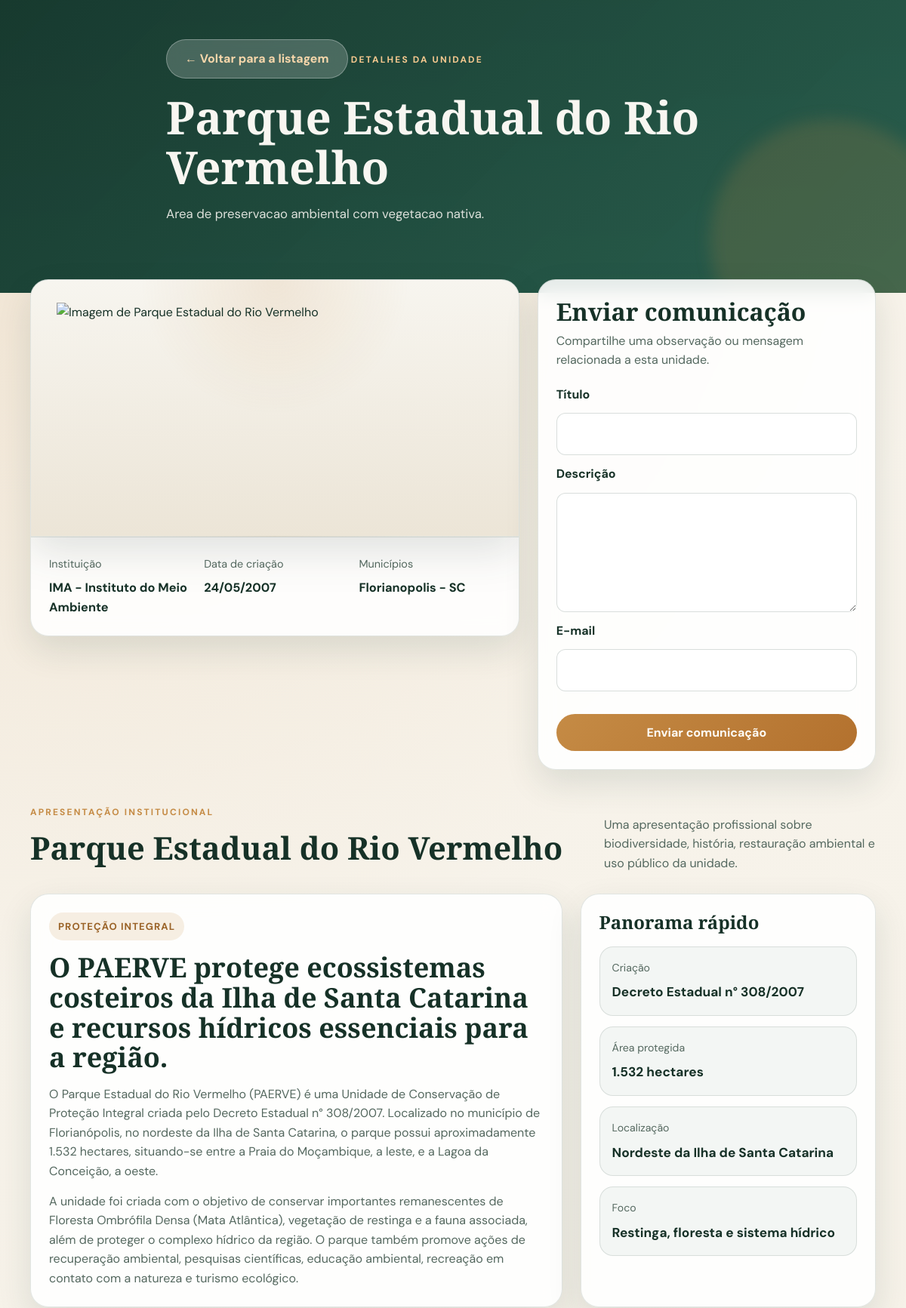
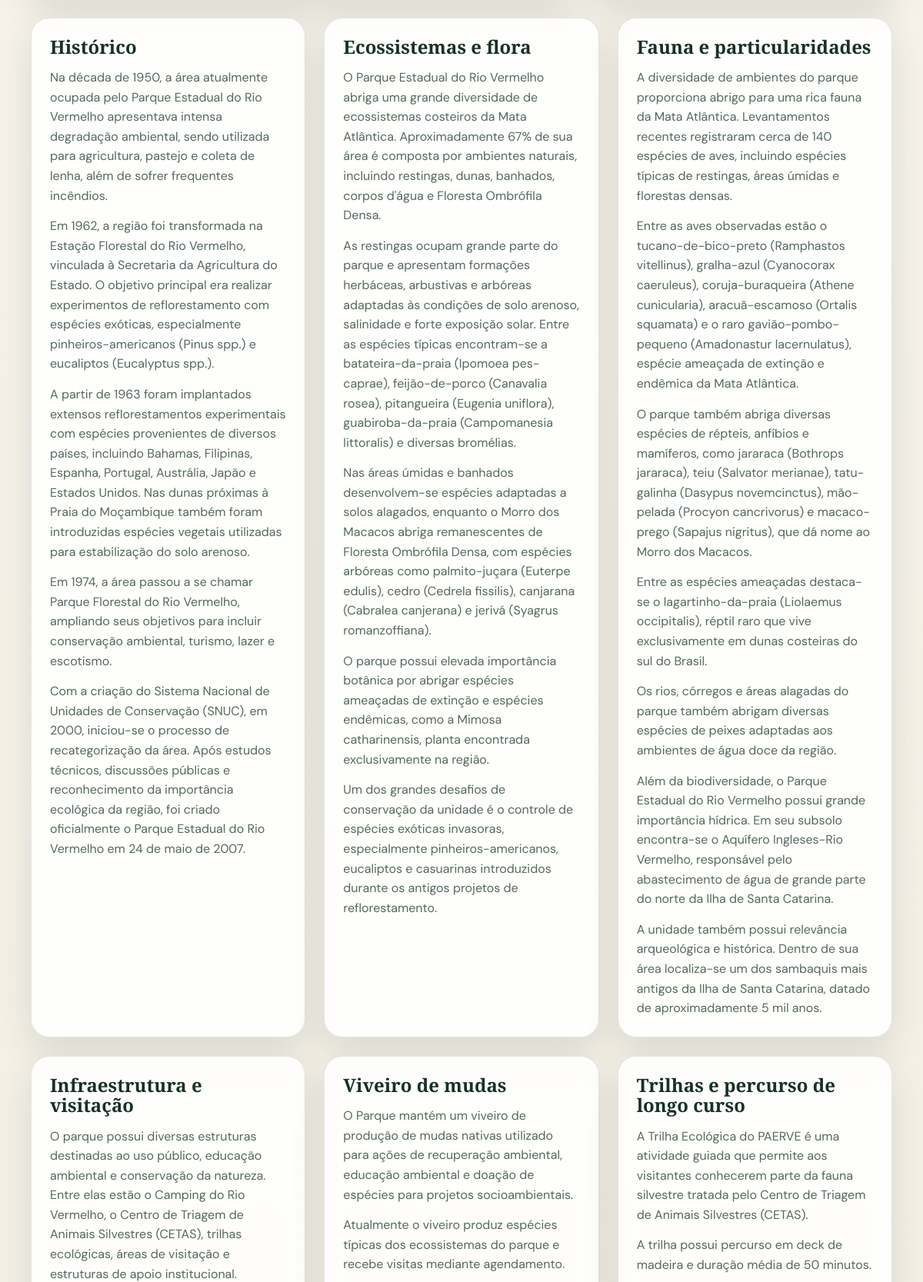
Page /detalhes.php?id=3 (upper part) on the committed database (2 pictures, top to bottom).
### tables this page shows
CREATE TABLE IF NOT EXISTS unidade_conservacao (
    id INT AUTO_INCREMENT PRIMARY KEY,
    nome VARCHAR(200) NOT NULL,
    data_criacao DATE DEFAULT NULL,
    descricao TEXT DEFAULT NULL,
    imagem TEXT DEFAULT NULL,
    instituicao_id INT DEFAULT NULL,
    CONSTRAINT fk_unidade_instituicao
        FOREIGN KEY (instituicao_id)
        REFERENCES instituicao(id)
        ON UPDATE CASCADE
        ON DELETE SET NULL
);

CREATE TABLE IF NOT EXISTS instituicao (
    id INT AUTO_INCREMENT PRIMARY KEY,
    nome VARCHAR(150) NOT NULL,
    email VARCHAR(150) DEFAULT NULL
);

### helpers.php (called while the page is built, shortened)
<?php
function e(?string $value): string
{
    return htmlspecialchars((string) $value, ENT_QUOTES, 'UTF-8');
}
function asset(string $path): string
{
    return $path . '?v=20260512-2';
}
function getIntParam(array $source, string $key): ?int
{
    $value = filter_var($source[$key] ?? null, FILTER_VALIDATE_INT);
    return $value === false ? null : $value;
}
function formatDate(?string $value, string $format = 'd/m/Y'): string
{
    $timestamp = strtotime($value);
    return $timestamp ? date($format, $timestamp) : 'Nao informado';
}
function normalizeUnitName(?string $value): string
{
    $normalized = mb_strtolower(trim((string) $value), 'UTF-8');
    return strtr($normalized, [
        'á' => 'a',
        'à' => 'a',
        'ã' => 'a',
        'â' => 'a',
        'ä' => 'a',
        'é' => 'e',
        'è' => 'e',
        'ê' => 'e',
        'ë' => 'e',
        'í' => 'i',
        'ì' => 'i',
        'î' => 'i',
        'ï' => 'i',
        'ó' => 'o',
        'ò' => 'o',
        'õ' => 'o',
        'ô' => 'o',
        'ö' => 'o',
        'ú' => 'u',
        'ù' => 'u',
        'û' => 'u',
        'ü' => 'u',
        'ç' => 'c',
    ]);
}
function isApaBaleiaFranca(array $unidade): bool
{
    return normalizeUnitName($unidade['nome'] ?? '') === normalizeUnitName('APA da Baleia Franca');
}
function isSerraDoTabuleiro(array $unidade): bool
{
    return normalizeUnitName($unidade['nome'] ?? '') === normalizeUnitName('Parque Estadual da Serra do Tabuleiro');
}
function isRioVermelho(array $unidade): bool
{
    return normalizeUnitName($unidade['nome'] ?? '') === normalizeUnitName('Parque Estadual do Rio Vermelho');
}
function getUnitImage(array $unidade): string
{
    if (isRioVermelho($unidade)) {
        return asset('assets/rio-vermelho.png');
    }
    return (string) ($unidade['imagem'] ?? '');
}
function getUnitImageVariant(array $unidade): string
{
    if (
        isApaBaleiaFranca($unidade)
        || isSerraDoTabuleiro($unidade)
        || isRioVermelho($unidade)
    ) {
        return 'brand';
    }
    return 'photo';
}

### detalhes.php (the view, shortened to what this page needs)
<?php
require __DIR__ . '/conexao.php';
require __DIR__ . '/helpers.php';
$id = getIntParam($_GET, 'id');
$sqlUnidade = '
    SELECT
        u.id,
        u.nome,
        u.descricao,
        u.imagem,
        u.data_criacao,
        i.nome AS instituicao,
        GROUP_CONCAT(CONCAT(m.nome, " - ", m.estado) ORDER BY m.nome SEPARATOR ", ") AS municipios
    FROM unidade_conservacao u
    INNER JOIN instituicao i ON u.instituicao_id = i.id
    LEFT JOIN unidade_municipio um ON um.unidade_id = u.id
    LEFT JOIN municipio m ON m.id = um.municipio_id
    WHERE u.id = ?
    GROUP BY u.id, i.nome
';
$stmtUnidade = mysqli_prepare($conexao, $sqlUnidade);
$unidade = null;
if ($stmtUnidade) {
    mysqli_stmt_bind_param($stmtUnidade, 'i', $id);
    mysqli_stmt_execute($stmtUnidade);
    $resultadoUnidade = mysqli_stmt_get_result($stmtUnidade);
    $unidade = $resultadoUnidade ? mysqli_fetch_assoc($resultadoUnidade) : null;
}
$isRioVermelho = isRioVermelho($unidade);
?>
<!DOCTYPE html>
<html lang="pt-BR">
<head>
    <link rel="stylesheet" href="<?= e(asset('style.css')); ?>">
</head>
<body>
    <header class="hero hero--compact">
        <div class="container hero__content">
            <a class="back-link back-link--button" href="index.php">← Voltar para a listagem</a>
            <span class="hero__eyebrow">Detalhes da unidade</span>
            <h1><?= e($unidade['nome']); ?></h1>
            <p><?= e($unidade['descricao']); ?></p>
        </div>
    </header>
    <main class="container page-content page-content--details">
        <section class="details-grid">
            <article class="panel panel--highlight">
                <img
                    class="details-image details-image--<?= e(getUnitImageVariant($unidade)); ?>"
                    src="<?= e(getUnitImage($unidade)); ?>"
                    alt="Imagem de <?= e($unidade['nome']); ?>"
                >
                <div class="detail-list">
                    <div>
                        <span>Instituição</span>
                        <strong><?= e($unidade['instituicao']); ?></strong>
                    </div>
                    <div>
                        <span>Data de criação</span>
                        <strong><?= e(formatDate($unidade['data_criacao'] ?? null)); ?></strong>
                    </div>
                    <div>
                        <span>Municípios</span>
                        <strong><?= e($unidade['municipios'] ?: 'Não informado'); ?></strong>
                    </div>
                </div>
            </article>
            <aside class="panel">
                <div class="panel__header">
                    <h2>Enviar comunicação</h2>
                    <p>Compartilhe uma observação ou mensagem relacionada a esta unidade.</p>
                </div>
                <form action="salvar_comunicacao.php" method="POST" class="form">
                    <label for="titulo">Título</label>
                    <input id="titulo" type="text" name="titulo" maxlength="200" required>
                    <label for="descricao">Descrição</label>
                    <textarea id="descricao" name="descricao" rows="5" required></textarea>
                    <label for="email">E-mail</label>
                    <input id="email" type="email" name="email" maxlength="150" required>
                    <button class="btn btn--primary btn--full" type="submit">Enviar comunicação</button>
                </form>
            </aside>
        </section>
        <?php if ($isRioVermelho) : ?>
            <section class="section-heading section-heading--spaced">
                <div>
                    <span class="section-heading__eyebrow">Apresentação institucional</span>
                    <h2>Parque Estadual do Rio Vermelho</h2>
                </div>
                <p>
                    Uma apresentação profissional sobre biodiversidade, história, restauração ambiental e uso público da unidade.
                </p>
            </section>
            <section class="profile-layout">
                <article class="panel profile-intro">
                    <span class="profile-tag">Proteção integral</span>
                    <h2>O PAERVE protege ecossistemas costeiros da Ilha de Santa Catarina e recursos hídricos essenciais para a região.</h2>
                    <p>
                        O Parque Estadual do Rio Vermelho (PAERVE) é uma Unidade de Conservação de Proteção Integral criada pelo Decreto Estadual n° 308/2007. Localizado no município de Florianópolis, no nordeste da Ilha de Santa Catarina, o parque possui aproximadamente 1.532 hectares, situando-se entre a Praia do Moçambique, a leste, e a Lagoa da Conceição, a oeste.
                    </p>
                    <p>
                        A unidade foi criada com o objetivo de conservar importantes remanescentes de Floresta Ombrófila Densa (Mata Atlântica), vegetação de restinga e a fauna associada, além de proteger o complexo hídrico da região. O parque também promove ações de recuperação ambiental, pesquisas científicas, educação ambiental, recreação em contato com a natureza e turismo ecológico.
                    </p>
                </article>
                <aside class="panel profile-facts">
                    <h3>Panorama rápido</h3>
                    <div class="facts-grid">
                        <div class="fact-card">
                            <span>Criação</span>
                            <strong>Decreto Estadual n° 308/2007</strong>
                        </div>
                        <div class="fact-card">
                            <span>Área protegida</span>
                            <strong>1.532 hectares</strong>
                        </div>
                        <div class="fact-card">
                            <span>Localização</span>
                            <strong>Nordeste da Ilha de Santa Catarina</strong>
                        </div>
                        <div class="fact-card">
                            <span>Foco</span>
                            <strong>Restinga, floresta e sistema hídrico</strong>
                        </div>
                    </div>
                </aside>
            </section>
            <section class="feature-grid">
                <article class="panel">
                    <h3>Histórico</h3>
                    <p>
                        Na década de 1950, a área atualmente ocupada pelo Parque Estadual do Rio Vermelho apresentava intensa degradação ambiental, sendo utilizada para agricultura, pastejo e coleta de lenha, além de sofrer frequentes incêndios.
                    </p>
                    <p>
                        Em 1962, a região foi transformada na Estação Florestal do Rio Vermelho, vinculada à Secretaria da Agricultura do Estado. O objetivo principal era realizar experimentos de reflorestamento com espécies exóticas, especialmente pinheiros-americanos (Pinus spp.) e eucaliptos (Eucalyptus spp.).
                    </p>
                    <p>
                        A partir de 1963 foram implantados extensos reflorestamentos experimentais com espécies provenientes de diversos países, incluindo Bahamas, Filipinas, Espanha, Portugal, Austrália, Japão e Estados Unidos. Nas dunas próximas à Praia do Moçambique também foram introduzidas espécies vegetais utilizadas para estabilização do solo arenoso.
                    </p>
                    <p>
                        Em 1974, a área passou a se chamar Parque Florestal do Rio Vermelho, ampliando seus objetivos para incluir conservação ambiental, turismo, lazer e escotismo.
                    </p>
                    <p>
                        Com a criação do Sistema Nacional de Unidades de Conservação (SNUC), em 2000, iniciou-se o processo de recategorização da área. Após estudos técnicos, discussões públicas e reconhecimento da importância ecológica da região, foi criado oficialmente o Parque Estadual do Rio Vermelho em 24 de maio de 2007.
                    </p>
                </article>
                <article class="panel">
                    <h3>Ecossistemas e flora</h3>
                    <p>
                        O Parque Estadual do Rio Vermelho abriga uma grande diversidade de ecossistemas costeiros da Mata Atlântica. Aproximadamente 67% de sua área é composta por ambientes naturais, incluindo restingas, dunas, banhados, corpos d'água e Floresta Ombrófila Densa.
                    </p>
                    <p>
                        As restingas ocupam grande parte do parque e apresentam formações herbáceas, arbustivas e arbóreas adaptadas às condições de solo arenoso, salinidade e forte exposição solar. Entre as espécies típicas encontram-se a batateira-da-praia (Ipomoea pes-caprae), feijão-de-porco (Canavalia rosea), pitangueira (Eugenia uniflora), guabiroba-da-praia (Campomanesia littoralis) e diversas bromélias.
                    </p>
                    <p>
                        Nas áreas úmidas e banhados desenvolvem-se espécies adaptadas a solos alagados, enquanto o Morro dos Macacos abriga remanescentes de Floresta Ombrófila Densa, com espécies arbóreas como palmito-juçara (Euterpe edulis), cedro (Cedrela fissilis), canjarana (Cabralea canjerana) e jerivá (Syagrus romanzoffiana).
                    </p>
                    <p>
                        O parque possui elevada importância botânica por abrigar espécies ameaçadas de extinção e espécies endêmicas, como a Mimosa catharinensis, planta encontrada exclusivamente na região.
                    </p>
                    <p>
                        Um dos grandes desafios de conservação da unidade é o controle de espécies exóticas invasoras, especialmente pinheiros-americanos, eucaliptos e casuarinas introduzidos durante os antigos projetos de reflorestamento.
                    </p>
                </article>
                <article class="panel">
                    <h3>Fauna e particularidades</h3>
                    <p>
                        A diversidade de ambientes do parque proporciona abrigo para uma rica fauna da Mata Atlântica. Levantamentos recentes registraram cerca de 140 espécies de aves, incluindo espécies típicas de restingas, áreas úmidas e florestas densas.
                    </p>
                    <p>
                        Entre as aves observadas estão o tucano-de-bico-preto (Ramphastos vitellinus), gralha-azul (Cyanocorax caeruleus), coruja-buraqueira (Athene cunicularia), aracuã-escamoso (Ortalis squamata) e o raro gavião-pombo-pequeno (Amadonastur lacernulatus), espécie ameaçada de extinção e endêmica da Mata Atlântica.
                    </p>
                    <p>
                        O parque também abriga diversas espécies de répteis, anfíbios e mamíferos, como jararaca (Bothrops jararaca), teiu (Salvator merianae), tatu-galinha (Dasypus novemcinctus), mão-pelada (Procyon cancrivorus) e macaco-prego (Sapajus nigritus), que dá nome ao Morro dos Macacos.
                    </p>
                    <p>
                        Entre as espécies ameaçadas destaca-se o lagartinho-da-praia (Liolaemus occipitalis), réptil raro que vive exclusivamente em dunas costeiras do sul do Brasil.
                    </p>
                    <p>
                        Os rios, córregos e áreas alagadas do parque também abrigam diversas espécies de peixes adaptadas aos ambientes de água doce da região.
                    </p>
                    <p>
                        Além da biodiversidade, o Parque Estadual do Rio Vermelho possui grande importância hídrica. Em seu subsolo encontra-se o Aquífero Ingleses-Rio Vermelho, responsável pelo abastecimento de água de grande parte do norte da Ilha de Santa Catarina.
                    </p>
                    <p>
                        A unidade também possui relevância arqueológica e histórica. Dentro de sua área localiza-se um dos sambaquis mais antigos da Ilha de Santa Catarina, datado de aproximadamente 5 mil anos.
                    </p>
                </article>
            </section>
            <section class="feature-grid">
                <article class="panel">
                    <h3>Infraestrutura e visitação</h3>
                    <p>
                        O parque possui diversas estruturas destinadas ao uso público, educação ambiental e conservação da natureza. Entre elas estão o Camping do Rio Vermelho, o Centro de Triagem de Animais Silvestres (CETAS), trilhas ecológicas, áreas de visitação e estruturas de apoio institucional.
                    </p>
                </article>
                <article class="panel">
                    <h3>Viveiro de mudas</h3>
                    <p>
                        O Parque mantém um viveiro de produção de mudas nativas utilizado para ações de recuperação ambiental, educação ambiental e doação de espécies para projetos socioambientais.
                    </p>
                    <p>
                        Atualmente o viveiro produz espécies típicas dos ecossistemas do parque e recebe visitas mediante agendamento.
                    </p>
                </article>
                <article class="panel">
                    <h3>Trilhas e percurso de longo curso</h3>
                    <p>
                        A Trilha Ecológica do PAERVE é uma atividade guiada que permite aos visitantes conhecerem parte da fauna silvestre tratada pelo Centro de Triagem de Animais Silvestres (CETAS).
                    </p>
                    <p>
                        A trilha possui percurso em deck de madeira e duração média de 50 minutos.
                    </p>
                </article>
            </section>
        <?php endif; ?>
    </main>
</body>
</html>

### rows in the picture
unidade_conservacao: nome "Parque Estadual do Rio Vermelho", descricao "Area de preservacao ambiental com vegetacao nativa.", instituicao.nome "IMA - Instituto do Meio Ambiente", data_criacao "24/05/2007"

### other values in the picture
$unidade['municipios'] ?: 'Não informado' "Florianopolis - SC"
